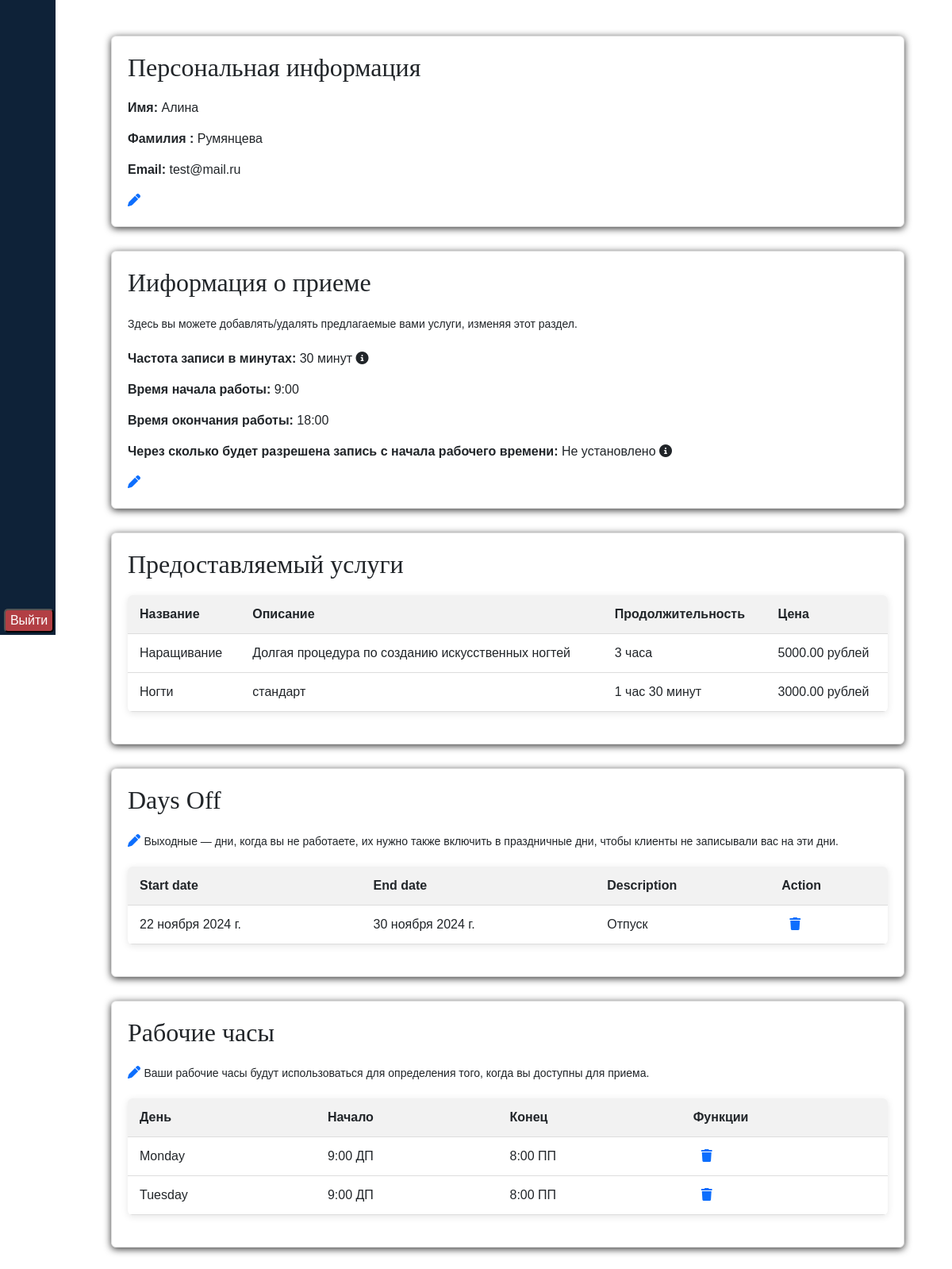
The page /appointment/app-admin/user-profile/ (signed in) on the database its author committed.
### appointment/models.py (models this page shows, shortened)
class StaffMember(models.Model):
    user = models.OneToOneField(settings.AUTH_USER_MODEL, on_delete=models.CASCADE)
    services_offered = models.ManyToManyField(Service)
    slot_duration = models.PositiveIntegerField(
        null=True, blank=True,
        help_text='(Количество слотов доступных для записи к данному работнику, день будет разбит на промежутки по'
                  ' установленному количеству минут)'
    )
    lead_time = models.TimeField(
        null=True, blank=True,
        help_text="Время начала рабочего дня"
    )
    finish_time = models.TimeField(
        null=True, blank=True,
        help_text="Время конца рабочего дня"
    )
    appointment_buffer_time = models.FloatField(
        blank=True, null=True,
        help_text='Время между текущим моментом и первым доступным интервалом на текущий день (не влияет на завтра)'
    )
    def get_lead_time(self):
        config = Config.objects.first()
        return self.lead_time or (config.lead_time if config else None)
    def get_days_off(self):
        return DayOff.objects.filter(staff_member=self)
    def get_finish_time(self):
        config = Config.objects.first()
        return self.finish_time or (config.finish_time if config else None)
    def get_slot_duration(self):
        config = Config.objects.first()
        return self.slot_duration or (config.slot_duration if config else 0)
    def get_working_hours(self):
        return self.workinghours_set.all()
    def get_services_offered(self):
        return self.services_offered.all()
    def get_slot_duration_text(self):
        slot_duration = self.get_slot_duration()
        return convert_minutes_in_human_readable_format(slot_duration)
    def get_appointment_buffer_time(self):
        config = Config.objects.first()
        return self.appointment_buffer_time or (config.appointment_buffer_time if config else 0)
    def get_appointment_buffer_time_text(self):
        return convert_minutes_in_human_readable_format(self.get_appointment_buffer_time())

class Config(models.Model):
    slot_duration = models.PositiveIntegerField(
        null=True,
        help_text="Minimum time for an appointment in minutes, recommended 30."
    )
    lead_time = models.TimeField(
        null=True,
        help_text="Time when we start working."
    )
    finish_time = models.TimeField(
        null=True,
        help_text="Time when we stop working."
    )
    appointment_buffer_time = models.FloatField(
        null=True,
        help_text="Time between now and the first available slot for the current day (doesn't affect tomorrow)."
    )

class Service(models.Model):
    name = models.CharField(max_length=100, blank=False)
    description = models.TextField(blank=True, null=True)
    duration = models.DurationField(validators=[MinValueValidator(datetime.timedelta(seconds=1))])
    price = models.DecimalField(max_digits=8, decimal_places=2, validators=[MinValueValidator(0)])
    image = models.ImageField(upload_to='services/', blank=True, null=True)
    created_at = models.DateTimeField(auto_now_add=True)
    def get_duration_parts(self):
        total_seconds = int(self.duration.total_seconds())
        days = total_seconds // 86400
        hours = (total_seconds % 86400) // 3600
        minutes = (total_seconds % 3600) // 60
        seconds = total_seconds % 60
        return days, hours, minutes, seconds
    def get_duration(self):
        days, hours, minutes, seconds = self.get_duration_parts()
        parts = []
        if days:
            parts.append(f"{days} day{'s' if days > 1 else ''}")
        if hours:
            parts.append(f"{hours} час{'а' if hours > 1 else ''}")
        if minutes:
            parts.append(f"{minutes} минут")
        if seconds:
            parts.append(f"{seconds} секунд{'ы' if seconds > 1 else ''}")
        return ' '.join(parts)
    def get_price(self):
        return (f"{self.price} рублей")

class DayOff(models.Model):
    staff_member = models.ForeignKey(StaffMember, on_delete=models.CASCADE)
    start_date = models.DateField()
    end_date = models.DateField()
    description = models.CharField(max_length=255, blank=True, null=True)
    created_at = models.DateTimeField(auto_now_add=True)
    updated_at = models.DateTimeField(auto_now=True)

class WorkingHours(models.Model):
    staff_member = models.ForeignKey(StaffMember, on_delete=models.CASCADE)
    day_of_week = models.PositiveIntegerField(choices=DAYS_OF_WEEK)
    start_time = models.TimeField()
    end_time = models.TimeField()
    def get_day_of_week_str(self):
        return self.get_day_of_week_display()

### appointment/views_admin.py (the view)
# urls.py: path('user-profile/', views_admin.user_profile, name='user_profile'),
@require_user_authenticated
@require_staff_or_superuser
def user_profile(request, staff_user_id=None):
    data = prepare_user_profile_data(request.user, staff_user_id)
    context = get_generic_context_with_extra(request=request, extra=data['extra_context'])
    template = data['template']
    return render(request, template, context)

### appointment/templates/administration/user_profile.html (shortened to what this page needs)
{% extends 'mainController/layout.html'%}
{% load i18n %}
{% load static %}
{% block customCSS %}
    <link rel="stylesheet" type="text/css" href="{% static 'css/app_admin/user_profile.css' %}"/>
    <link rel="stylesheet" href="https://cdnjs.cloudflare.com/ajax/libs/font-awesome/6.5.1/css/all.min.css"
/>
{% endblock %}
{% block body %}
    <section class="content content-wrapper">
        <div class="profile-container">
            <div class="messages" style="padding: 20px 0">
            </div>
            <section class="profile-section">
                <h2>Персональная информация</h2>
                <div class="section-content">
                    <p><strong>Имя:</strong> {{ user.first_name|default:user.username }}</p>
                    <p><strong>Фамилия :</strong> {{ user.last_name|default:"Не указано" }}</p>
                    <p><strong>Email:</strong> {{ user.email|default:"Не указано" }}</p>
                </div>
                <a href="{% url 'update_user_info' user.id %}"
                   class="section-content-button modify-btn button-color-blue">
                    <i class="fas fa-pen"></i>
                </a>
            </section>
            <section class="profile-section">
                <h2>Ииформация о приеме</h2>
                <small>
                    {{ service_msg }}
                </small>
                {% if staff_member %}
                    <div class="section-content">
                        <p>
                            <strong>Частота записи в минутах:</strong> {{ staff_member.get_slot_duration_text }}
                            <i class="fas fa-info-circle" data-toggle="tooltip"
                               title="{{ slot_duration_help_text }}"></i>
                        </p>
                        <p><strong>Время начала работы:</strong> {{ staff_member.get_lead_time }}</p>
                        <p><strong>Время окончания работы:</strong> {{ staff_member.get_finish_time }}</p>
                        <p>
                            <strong>Через сколько будет разрешена запись с начала рабочего времени:</strong> {{ staff_member.get_appointment_buffer_time_text }}
                            <i class="fas fa-info-circle" data-toggle="tooltip" title="{{ buffer_time_help_text }}"></i>
                        </p>
                    </div>
                    <a href="{% url 'update_staff_other_info' staff_member.user.id %}"
                       class="section-content-button modify-btn button-color-blue">
                        <i class="fas fa-pen"></i>
                    </a>
                {% endif %}
            </section>
            <section class="profile-section">
                <h2>Предоставляемый услуги</h2>
                <div class="responsive-table-container">
                    <table>
                        <thead>
                        <tr>
                            <th>Название</th>
                            <th>Описание</th>
                            <th>Продолжительность</th>
                            <th>Цена</th>
                        </tr>
                        </thead>
                        <tbody>
                        {% for service in services_offered %}
                            <tr>
                                <td>{{ service.name }}</td>
                                <td>{{ service.description|default:"N/A" }}</td>
                                <td>{{ service.get_duration }}</td>
                                <td>{{ service.get_price }}</td>
                            </tr>
                        {% empty %}
                            <tr>
                                <td colspan="5">{% trans 'No service offered yet' %}.</td>
                            </tr>
                        {% endfor %}
                        </tbody>
                    </table>
                </div>
            </section>
            <section class="profile-section">
                <h2>{% trans 'Days Off' %}</h2>
                <a href="{% url 'add_day_off' staff_member.user.id %}"
                   class="section-content-button modify-btn button-color-green">
                    <i class="fas fa-pen"></i>
                </a>
                <small>
                    Выходные — дни, когда вы не работаете, их нужно также включить в праздничные дни, чтобы клиенты не записывали вас на эти дни.
                </small>
                <div class="responsive-table-container">
                    <table>
                        <thead>
                        <tr>
                            <th>{% trans 'Start date' %}</th>
                            <th>{% trans 'End date' %}</th>
                            <th>{% trans 'Description' %}</th>
                            <th>{% trans 'Action' %}</th>
                        </tr>
                        </thead>
                        <tbody>
                        {% for day_off in days_off %}
                            <tr>
                                <td>{{ day_off.start_date }}</td>
                                <td>{{ day_off.end_date }}</td>
                                <td>{{ day_off.description }}</td>
                                <td>
                                    <div class="buttons-container">
                                            <a href="{% url 'update_day_off' day_off.id %}"
                                               class="modify-btn button-color-blue">
                                            </a>
                                            {% trans "Вы действительно хотите удалить выходные?" as w_modal_message %}
                                            <a href="javascript:void(0)"
                                               onclick="showModal('{{ modal_title }}', '{{ w_modal_message }}', 'Удалить', '{% url 'delete_day_off' day_off_id=day_off.id %}', null)"
                                               class="modify-btn button-color-red">
                                                <i class="fas fa-trash"></i>
                                            </a>
                                    </div>
                                </td>
                            </tr>
                        {% empty %}
                            <tr>
                                <td colspan="4">Выходные не установлены.</td>
                            </tr>
                        {% endfor %}
                        </tbody>
                    </table>
                </div>
            </section>
            <section class="profile-section">
                <h2>Рабочие часы</h2>
                <a href="{% url 'add_working_hours' staff_member.user.id %}"
                   class="section-content-button modify-btn button-color-green">
                    <i class="fas fa-pen"></i>
                </a>
                <small>
                    Ваши рабочие часы будут использоваться для определения того, когда вы доступны для приема.
                </small>
                <div class="responsive-table-container">
                    <table>
                        <thead>
                        <tr>
                            <th>День</th>
                            <th>Начало</th>
                            <th>Конец</th>
                            <th>Функции</th>
                        </tr>
                        </thead>
                        <tbody>
                        {% for working_hour in working_hours %}
                            <tr>
                                <td>{{ working_hour.get_day_of_week_str }}</td>
                                <td>{{ working_hour.start_time|time:"g:i A" }}</td>
                                <td>{{ working_hour.end_time|time:"g:i A" }}</td>
                                <td>
                                    <div class="buttons-container">
                                        <a href="{% url 'update_working_hours' working_hour.id %}"
                                           class="modify-btn button-color-blue">
                                        </a>
                                        {% trans "Вы действительно хотите удалить рабочие часы?" as w_modal_message %}
                                        <a href="javascript:void(0)"
                                           onclick="showModal('{{ modal_title }}', '{{ w_modal_message }}', 'Удалить', '{% url 'delete_working_hours' working_hours_id=working_hour.id %}', null)"
                                           class="modify-btn button-color-red">
                                            <i class="fas fa-trash"></i>
                                        </a>
                                    </div>
                                </td>
                            </tr>
                        {% empty %}
                            <tr>
                                <td colspan="4">Рабочих часов не установлено.</td>
                            </tr>
                        {% endfor %}
                        </tbody>
                    </table>
                </div>
            </section>
        </div>
    </section>
{% endblock %}

### rows shown on the page
StaffMember: get_slot_duration_text "30 минут", get_lead_time "9:00", get_finish_time "18:00", get_appointment_buffer_time_text "Не установлено"
Service: name "Наращивание", description "Долгая процедура по созданию искусственных ногтей", get_duration "3 часа", get_price "5000.00 рублей"
Service: name "Ногти", description "стандарт", get_duration "1 час 30 минут", get_price "3000.00 рублей"
DayOff: start_date "22 ноября 2024 г.", end_date "30 ноября 2024 г.", description "Отпуск"
WorkingHours: get_day_of_week_str "Monday", start_time "9:00 ДП", end_time "8:00 ПП"
WorkingHours: get_day_of_week_str "Tuesday", start_time "9:00 ДП", end_time "8:00 ПП"

### other values the page prints
{{ user.first_name|default:user.username }} "Алина"
{{ user.last_name|default:"Не указано" }} "Румянцева"
{{ user.email|default:"Не указано" }} "test@mail.ru"
{{ service_msg }} "Здесь вы можете добавлять/удалять предлагаемые вами услуги, изменяя этот раздел."
